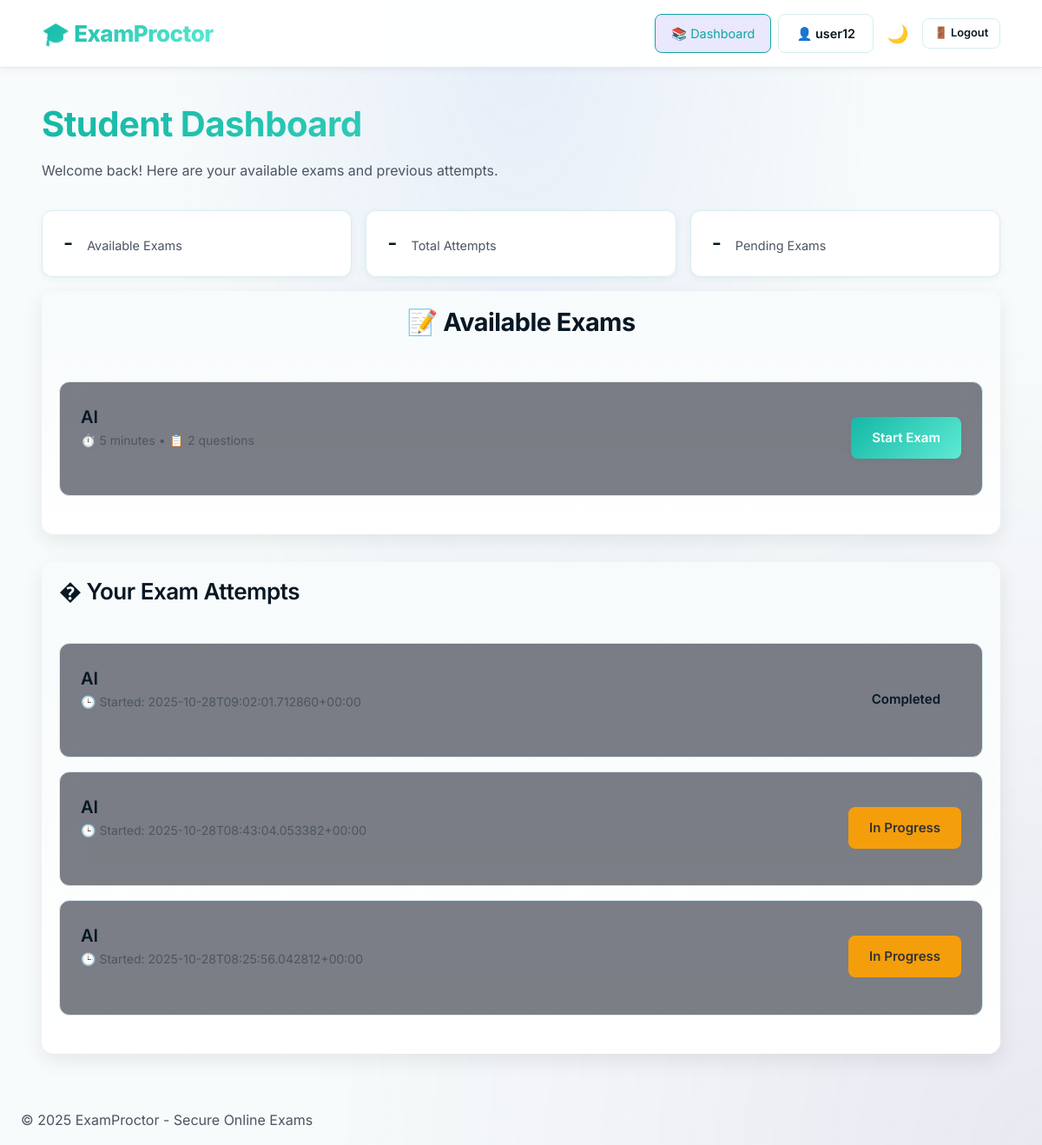
/student (signed in), run on the app's committed database.
### tables this page shows
CREATE TABLE exams (
        id INTEGER PRIMARY KEY AUTOINCREMENT,
        title TEXT NOT NULL,
        duration_minutes INTEGER NOT NULL,
        max_questions INTEGER NOT NULL DEFAULT 50
    );

CREATE TABLE attempts (
        id INTEGER PRIMARY KEY AUTOINCREMENT,
        user_id INTEGER NOT NULL,
        exam_id INTEGER NOT NULL,
        start_time TEXT,
        allowed_until TEXT,
        end_time TEXT,
        score INTEGER,
        submitted INTEGER DEFAULT 0,
        time_exceeded INTEGER DEFAULT 0,
        FOREIGN KEY(user_id) REFERENCES users(id),
        FOREIGN KEY(exam_id) REFERENCES exams(id)
    );

### app.py (the view)
@app.route("/")
@app.route("/student")
def student_dashboard():
    if 'user_id' not in session or session.get('is_admin'):
        return redirect(url_for("login"))
    conn = get_conn(); cur = conn.cursor()
    cur.execute("SELECT * FROM exams")
    exams = cur.fetchall()
    cur.execute("""SELECT a.*, e.title FROM attempts a
                   JOIN exams e ON e.id=a.exam_id
                   WHERE a.user_id=?
                   ORDER BY a.start_time DESC""", (session['user_id'],))
    attempts = cur.fetchall()
    conn.close()
    return render_template("student_dashboard.html", exams=exams, attempts=attempts)

### models.py (called while the page is built)
def get_conn():
    conn = sqlite3.connect(DB, timeout=15)
    conn.row_factory = sqlite3.Row
    try:
        conn.execute("PRAGMA foreign_keys = ON")
        conn.execute("PRAGMA journal_mode = WAL")
        conn.execute("PRAGMA busy_timeout = 15000")
        conn.execute("PRAGMA synchronous = NORMAL")
    except Exception:
        pass
    return conn

### templates/student_dashboard.html
{% extends "base.html" %}
{% block content %}
<div class="mb-4">
  <h1>Student Dashboard</h1>
  <p>Welcome back! Here are your available exams and previous attempts.</p>
</div>
<div class="stats-grid" id="student-stats" data-role="student">
  <div class="stat-card">
    <div class="stat-value" id="student-total-exams">-</div>
    <div class="stat-label">Available Exams</div>
  </div>
  <div class="stat-card">
    <div class="stat-value" id="student-my-attempts">-</div>
    <div class="stat-label">Total Attempts</div>
  </div>
  <div class="stat-card">
    <div class="stat-value" id="student-pending">-</div>
    <div class="stat-label">Pending Exams</div>
  </div>
</div>
<div class="card mb-4">
  <div class="card-header">
    <h2 class="mb-0">📝 Available Exams</h2>
  </div>
  <div class="card-body">
    {% if exams %}
      <ul class="list">
        {% for e in exams %}
          <li class="list-item">
            <div class="list-item-header">
              <div>
                <div class="list-item-title">{{ e.title }}</div>
                <div class="list-item-meta">
                  ⏱️ {{ e.duration_minutes }} minutes •
                  📋 {{ e.max_questions }} questions
                </div>
              </div>
              <div class="list-item-actions">
                <a href="{{ url_for('start_exam', exam_id=e.id) }}" class="btn primary">
                  Start Exam
                </a>
              </div>
            </div>
          </li>
        {% endfor %}
      </ul>
    {% else %}
      <div class="text-center" style="padding: 2rem;">
        <p style="font-size: 3rem; margin-bottom: 1rem;">📚</p>
        <h3>No Exams Available</h3>
        <p class="small">Check back later for new exams.</p>
      </div>
    {% endif %}
  </div>
</div>
<div class="card">
  <div class="card-header">
    <h3 class="mb-0">� Your Exam Attempts</h3>
  </div>
  <div class="card-body">
    {% if attempts %}
      <ul class="list">
        {% for a in attempts %}
          <li class="list-item">
            <div class="list-item-header">
              <div>
                <div class="list-item-title">{{ a.title }}</div>
                <div class="list-item-meta">
                  🕒 Started: {{ a.start_time }}
                </div>
              </div>
              <div class="list-item-actions">
                {% if a.submitted %}
                  <span class="btn info sm">
                    Completed
                  </span>
                {% else %}
                  <span class="btn warning sm">
                    In Progress
                  </span>
                {% endif %}
              </div>
            </div>
          </li>
        {% endfor %}
      </ul>
    {% else %}
      <div class="text-center" style="padding: 2rem;">
        <p style="font-size: 3rem; margin-bottom: 1rem;">📈</p>
        <h4>No Exam History</h4>
        <p class="small">Your completed exams will appear here.</p>
      </div>
    {% endif %}
  </div>
</div>
{% endblock %}

### static/css/modern-dashboard.css (style rules this page uses)
.stat-card { background: var(--surface); border-radius: var(--border-radius); padding: 1.5rem; box-shadow: var(--shadow-sm); display: flex; align-items: center; gap: 1rem; transition: all 0.3s ease; border: 1px solid var(--border-color); }
.stat-value { font-size: 1.5rem; font-weight: 600; color: var(--text-primary); }
.stat-label { color: var(--text-secondary); font-size: 0.9rem; }

### static/css/auth.css (style rules this page uses)
.card-header { padding: 2rem 2rem 1rem; text-align: center; }
.card-header h2 { font-size: 1.8rem; color: var(--text-primary); margin-bottom: 0.5rem; }
.card-body { padding: 2rem; }

### static/css/admin_dashboard.css (style rules this page uses)
.card-header { background: transparent; border-bottom: none; padding: 18px 20px; }
.card { background: linear-gradient(180deg,var(--background),var(--surface)); color: var(--text-primary); border-radius:14px; padding:0; border:none; }
.card .card-body { background: transparent; padding:24px 20px 28px 20px; }
.card .card-header h3 { color:var(--text-primary); margin:0; }

### data on the page
exams: title "AI", duration_minutes "5", max_questions "2"
attempts: title "AI", start_time "2025-10-28T09:02:01.712860+00:00", submitted "Completed"
attempts: title "AI", start_time "2025-10-28T08:43:04.053382+00:00", submitted "In Progress"
attempts: title "AI", start_time "2025-10-28T08:25:56.042812+00:00", submitted "In Progress"

### other printed values
{{ session.username }} "user12"
